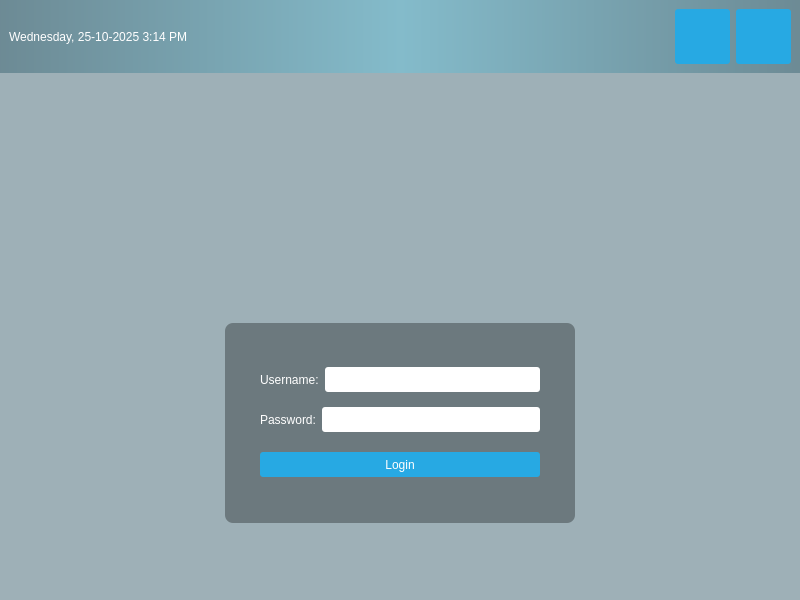
<?xml version="1.0" encoding="UTF-8"?>
<ui version="4.0">
 <class>MainWindow</class>
 <widget class="QMainWindow" name="MainWindow">
  <property name="geometry">
   <rect>
    <x>0</x>
    <y>0</y>
    <width>800</width>
    <height>600</height>
   </rect>
  </property>
  <property name="minimumSize">
   <size>
    <width>800</width>
    <height>600</height>
   </size>
  </property>
  <property name="maximumSize">
   <size>
    <width>800</width>
    <height>600</height>
   </size>
  </property>
  <property name="baseSize">
   <size>
    <width>800</width>
    <height>600</height>
   </size>
  </property>
  <property name="windowTitle">
   <string>MainWindow</string>
  </property>
  <property name="styleSheet">
   <string notr="true">#centralwidget {
background: rgba(32, 80, 96, 100);
border-image: url(:/images/background.png);
}
#topPanel {
background-color: qlineargradient(spread:reflect, x1:0.5, y1:0, x2:0, y2:0, stop:0 rgba(91, 204, 233, 100), stop:1 rgba(32, 80, 96, 100));
}
#loginForm {
background: rgba(0,0,0,80);
border-radius: 8px;
}
QLabel {
color: white;
}
QLineEdit {
border-radius: 3px;
}
QPushButton {
color: white;
background-color: #27a9e3;
border-width: 0px;
border-radius: 3px;
}
QPushButton:hover {
background-color: #66c011;
}</string>
  </property>
  <widget class="QWidget" name="centralwidget">
   <layout class="QVBoxLayout" name="verticalLayout">
    <property name="leftMargin">
     <number>0</number>
    </property>
    <property name="topMargin">
     <number>0</number>
    </property>
    <property name="rightMargin">
     <number>0</number>
    </property>
    <property name="bottomMargin">
     <number>0</number>
    </property>
    <item>
     <widget class="QWidget" name="topPanel" native="true">
      <layout class="QHBoxLayout" name="horizontalLayout">
       <item>
        <widget class="QLabel" name="currentDateTime">
         <property name="text">
          <string>Wednesday, 25-10-2025 3:14 PM</string>
         </property>
        </widget>
       </item>
       <item>
        <spacer name="horizontalSpacer">
         <property name="orientation">
          <enum>Qt::Orientation::Horizontal</enum>
         </property>
         <property name="sizeHint" stdset="0">
          <size>
           <width>40</width>
           <height>20</height>
          </size>
         </property>
        </spacer>
       </item>
       <item>
        <widget class="QPushButton" name="shutdownButton">
         <property name="sizePolicy">
          <sizepolicy hsizetype="Fixed" vsizetype="Fixed">
           <horstretch>0</horstretch>
           <verstretch>0</verstretch>
          </sizepolicy>
         </property>
         <property name="minimumSize">
          <size>
           <width>55</width>
           <height>55</height>
          </size>
         </property>
         <property name="text">
          <string/>
         </property>
         <property name="icon">
          <iconset resource="resources.qrc">
           <normaloff>:/icons/restart-icon.png</normaloff>:/icons/restart-icon.png</iconset>
         </property>
         <property name="iconSize">
          <size>
           <width>50</width>
           <height>50</height>
          </size>
         </property>
        </widget>
       </item>
       <item>
        <widget class="QPushButton" name="restartButton">
         <property name="sizePolicy">
          <sizepolicy hsizetype="Fixed" vsizetype="Fixed">
           <horstretch>0</horstretch>
           <verstretch>0</verstretch>
          </sizepolicy>
         </property>
         <property name="minimumSize">
          <size>
           <width>55</width>
           <height>55</height>
          </size>
         </property>
         <property name="text">
          <string/>
         </property>
         <property name="icon">
          <iconset resource="resources.qrc">
           <normaloff>:/icons/shutdown-icon.png</normaloff>:/icons/shutdown-icon.png</iconset>
         </property>
         <property name="iconSize">
          <size>
           <width>50</width>
           <height>50</height>
          </size>
         </property>
        </widget>
       </item>
      </layout>
     </widget>
    </item>
    <item>
     <spacer name="verticalSpacer_3">
      <property name="orientation">
       <enum>Qt::Orientation::Vertical</enum>
      </property>
      <property name="sizeHint" stdset="0">
       <size>
        <width>20</width>
        <height>40</height>
       </size>
      </property>
     </spacer>
    </item>
    <item>
     <layout class="QHBoxLayout" name="horizontalLayout_2">
      <property name="topMargin">
       <number>0</number>
      </property>
      <item>
       <widget class="QLabel" name="logo">
        <property name="sizePolicy">
         <sizepolicy hsizetype="Fixed" vsizetype="Fixed">
          <horstretch>0</horstretch>
          <verstretch>0</verstretch>
         </sizepolicy>
        </property>
        <property name="minimumSize">
         <size>
          <width>150</width>
          <height>150</height>
         </size>
        </property>
        <property name="styleSheet">
         <string notr="true">border-image: url(:/images/logo.jpg);</string>
        </property>
        <property name="text">
         <string/>
        </property>
        <property name="scaledContents">
         <bool>false</bool>
        </property>
        <property name="alignment">
         <set>Qt::AlignmentFlag::AlignCenter</set>
        </property>
        <property name="margin">
         <number>10</number>
        </property>
        <property name="indent">
         <number>-1</number>
        </property>
       </widget>
      </item>
     </layout>
    </item>
    <item>
     <spacer name="verticalSpacer_4">
      <property name="orientation">
       <enum>Qt::Orientation::Vertical</enum>
      </property>
      <property name="sizeType">
       <enum>QSizePolicy::Policy::Fixed</enum>
      </property>
      <property name="sizeHint" stdset="0">
       <size>
        <width>20</width>
        <height>10</height>
       </size>
      </property>
     </spacer>
    </item>
    <item>
     <layout class="QHBoxLayout" name="horizontalLayout_3">
      <property name="topMargin">
       <number>0</number>
      </property>
      <item>
       <widget class="QWidget" name="loginForm" native="true">
        <property name="sizePolicy">
         <sizepolicy hsizetype="Fixed" vsizetype="Fixed">
          <horstretch>0</horstretch>
          <verstretch>0</verstretch>
         </sizepolicy>
        </property>
        <property name="minimumSize">
         <size>
          <width>350</width>
          <height>200</height>
         </size>
        </property>
        <property name="styleSheet">
         <string notr="true"/>
        </property>
        <layout class="QVBoxLayout" name="verticalLayout_2">
         <property name="leftMargin">
          <number>35</number>
         </property>
         <property name="topMargin">
          <number>35</number>
         </property>
         <property name="rightMargin">
          <number>35</number>
         </property>
         <property name="bottomMargin">
          <number>35</number>
         </property>
         <item>
          <layout class="QHBoxLayout" name="horizontalLayout_5">
           <item>
            <widget class="QLabel" name="labelUsername">
             <property name="text">
              <string>Username:</string>
             </property>
            </widget>
           </item>
           <item>
            <widget class="QLineEdit" name="username">
             <property name="minimumSize">
              <size>
               <width>0</width>
               <height>25</height>
              </size>
             </property>
             <property name="baseSize">
              <size>
               <width>0</width>
               <height>25</height>
              </size>
             </property>
            </widget>
           </item>
          </layout>
         </item>
         <item>
          <layout class="QHBoxLayout" name="horizontalLayout_4">
           <item>
            <widget class="QLabel" name="labelPassword">
             <property name="text">
              <string>Password:</string>
             </property>
            </widget>
           </item>
           <item>
            <widget class="QLineEdit" name="password">
             <property name="minimumSize">
              <size>
               <width>0</width>
               <height>25</height>
              </size>
             </property>
             <property name="baseSize">
              <size>
               <width>0</width>
               <height>25</height>
              </size>
             </property>
            </widget>
           </item>
          </layout>
         </item>
         <item>
          <spacer name="verticalSpacer_2">
           <property name="orientation">
            <enum>Qt::Orientation::Vertical</enum>
           </property>
           <property name="sizeType">
            <enum>QSizePolicy::Policy::Fixed</enum>
           </property>
           <property name="sizeHint" stdset="0">
            <size>
             <width>20</width>
             <height>5</height>
            </size>
           </property>
          </spacer>
         </item>
         <item>
          <widget class="QPushButton" name="loginButton">
           <property name="minimumSize">
            <size>
             <width>0</width>
             <height>25</height>
            </size>
           </property>
           <property name="baseSize">
            <size>
             <width>0</width>
             <height>25</height>
            </size>
           </property>
           <property name="text">
            <string>Login</string>
           </property>
          </widget>
         </item>
        </layout>
       </widget>
      </item>
     </layout>
    </item>
    <item>
     <spacer name="verticalSpacer">
      <property name="orientation">
       <enum>Qt::Orientation::Vertical</enum>
      </property>
      <property name="sizeHint" stdset="0">
       <size>
        <width>20</width>
        <height>40</height>
       </size>
      </property>
     </spacer>
    </item>
   </layout>
  </widget>
 </widget>
 <resources>
  <include location="resources.qrc"/>
 </resources>
 <connections/>
</ui>
